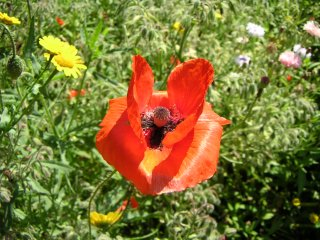
#> input picture tarea4/imagen.jpeg, 320 x 240 px
$ python -i convolucion.py   (imports and definitions only)
#> lines starting #> are read from the running program, lines starting #| are printed output that depends on the picture
from PIL import Image
import numpy as np

class convolucion(object):

    def __init__(self, ruta_imagen):
#> called with ruta_imagen = 'imagen.jpeg'
        self.ruta = Image.open(ruta_imagen)
#> self.ruta is the input picture: PIL image 320x240 RGB; mean R, G, B 126, 116.4, 53.7
        wa, ha = self.ruta.size
#> wa = 320; ha = 240
        if wa > 800 or ha > 800:
            self.imagen = self.ruta.resize((600,500))
            self.ancho, self.alto = self.imagen.size
        else:
            self.imagen = self.ruta
            self.ancho, self.alto = self.imagen.size
#> self.ancho = 320; self.alto = 240

    def blur(self):
        matriz = [
            [0.0,0.2,0.0],
            [0.2,0.2,0.2],
            [0.0,0.2,0.0]
        ]
        factor = 1.0
        bias = 0.0

        return self.conv(matriz, factor, bias)

    # [66 lines left out: functions blur2, motion_blur, encontrar_bordes, sharpen, emboss, not called in this run]

    # hacer una copia de la original, trabajar normal con la escala de grises
    # y combinarlas
    def conv(self, matriz, factor, bias):
#> called with factor = 1, bias = 0
        w,h = self.ancho, self.alto
#> w = 320; h = 240
        grayImg = self.imagen.convert('L')
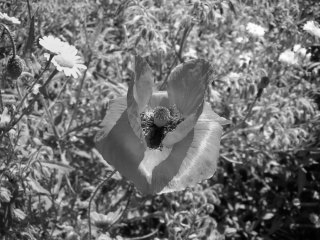
#> grayImg: PIL image 320x240 L; min 0, max 255, mean 112.1
        rgbImg = grayImg.convert('RGB')
        # rgbImg = self.imagen.convert('RGB')

        matriznp = np.array(matriz)
        filtroW, filtroH = matriznp.shape

        for x in range(w):
            for y in range(h):
                bValor,gValor,rValor = 0.0,0.0,0.0

                for filtroX in range(filtroW):
                    for filtroY in range(filtroH):
                        imagenX = int(x - filtroW / 2 + filtroX + w) % w
                        imagenY = int(y - filtroH / 2 + filtroY + h) % h
                        r,g,b = rgbImg.getpixel((imagenX,imagenY))
                        valor = matriznp.item((filtroX,filtroY))
                        rValor += r * valor
                        gValor += g * valor
                        bValor += b * valor

                blue = min(max(int(factor * bValor + bias),0),255)
                green = min(max(int(factor * rValor + bias),0),255)
                red = min(max(int(factor * gValor + bias),0),255)
                self.imagen.putpixel((x,y),(red, green, blue))
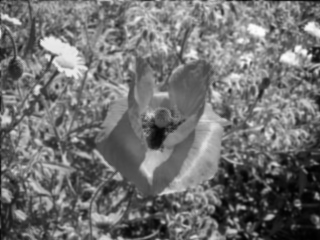
#> self.imagen: PIL image 320x240 RGB; min 1, max 253, mean 111.7

        return self.imagen

>>> result = convolucion('imagen.jpeg').blur()
